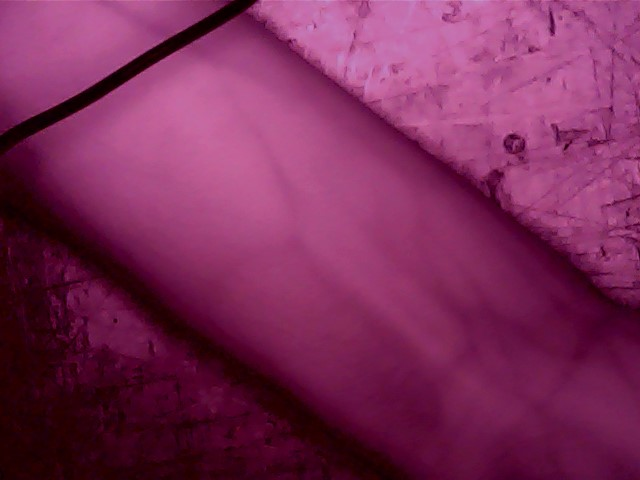
#> input picture eugeneVein.jpg, 640 x 480 px, found by its file name
$ python EdgeDetector.py
#> lines starting #> are read from the running program, lines starting #| are printed output that depends on the picture; after the words box and inside, x2 and y2 are one past the last pixel; in counts of white or black regions, pixels touching at a corner belong together
# -*- coding: utf-8 -*-
"""
Spyder Editor

This is a temporary script file.
"""

import cv2
import numpy as np

img = cv2.imread('eugeneVein.JPG')
#> img is the input picture: shape (480, 640, 3); mean B, G, R 87.5, 42.4, 123.3
gray = cv2.cvtColor(img,cv2.COLOR_BGR2GRAY)
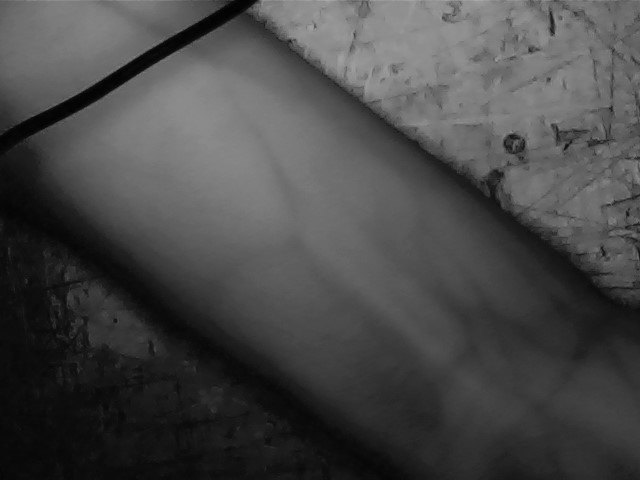
#> gray: shape (480, 640); min 1, max 170, mean 71.8

cv2.startWindowThread()
edges = cv2.Canny(gray,8,20,apertureSize = 3)
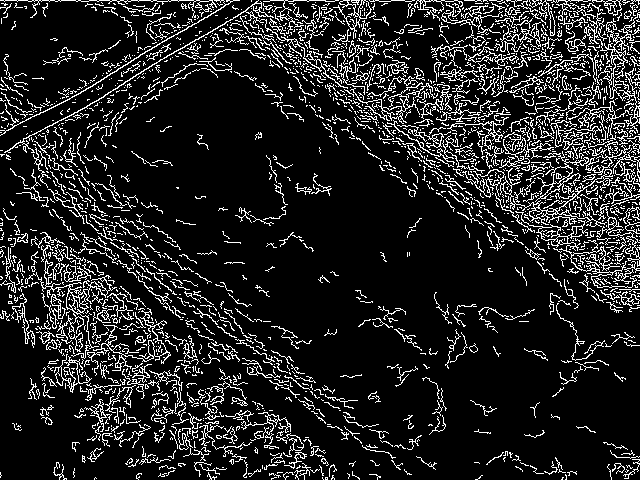
#> edges: shape (480, 640); 13.6% white in thin lines or dots
cv2.imshow('edges',edges)
cv2.waitKey(0)

minLineLength = 30
maxLineGap = 10
lines = cv2.HoughLinesP(edges,1,np.pi/180,100,minLineLength,maxLineGap)
#> lines = 20 rows, first 6: [391, 0, 404, 0], [270, 0, 283, 0], [179, 0, 193, 0], [309, 0, 325, 0], [379, 1, 390, 1], [293, 0, 306, 0]
for x1,y1,x2,y2 in lines[0]:
    cv2.line(img,(x1,y1),(x2,y2),(0,255,0),2)
#> this loop made 1 pass
#> img: shape (480, 640, 3); 0.01% of pixels changed, all inside (x1, y1, x2, y2) = (390, 0, 406, 2)

cv2.imshow('hough',img)
cv2.waitKey(0)

$ run again, with myVein.JPG copied over eugeneVein.jpg
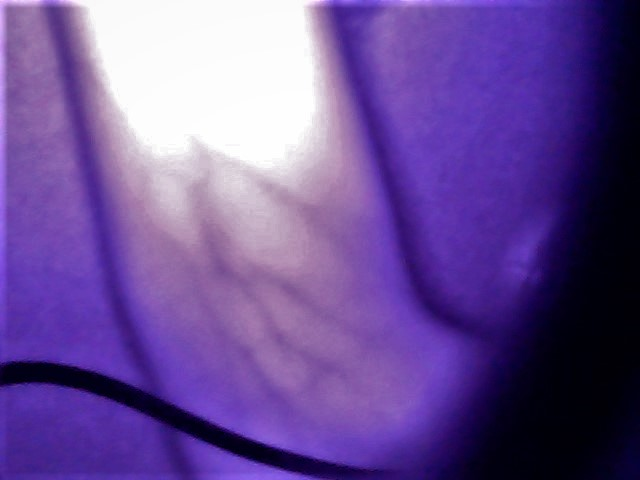
#> input picture myVein.JPG, 640 x 480 px, found by its file name
#> img is the input picture: shape (480, 640, 3); mean B, G, R 151.1, 79.8, 107.6
#> `gray = cv2.cvtColor(img,cv2.COLOR_BGR2GRAY)`:
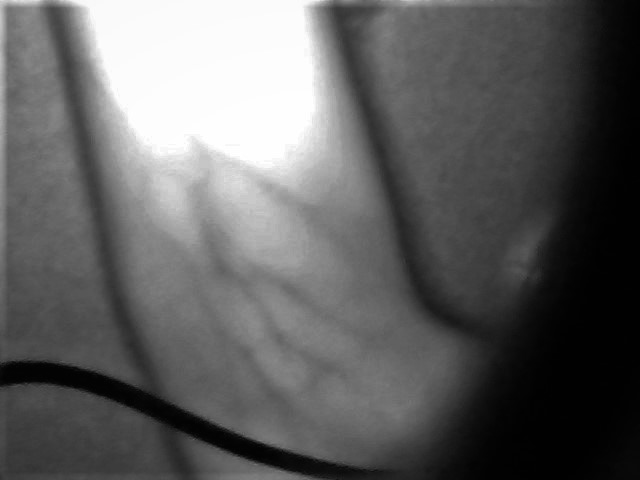
#> gray: shape (480, 640); min 1, max 255, mean 96.2
#> `edges = cv2.Canny(gray,8,20,apertureSize = 3)`:
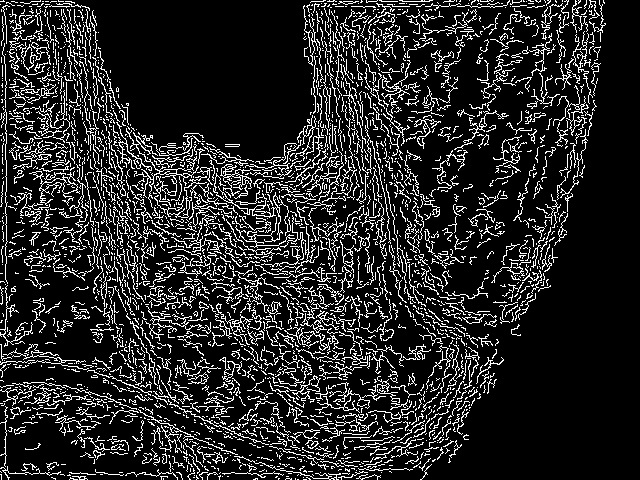
#> edges: shape (480, 640); 15.2% white in thin lines or dots
#> lines = 18 rows, first 6: [392, 6, 409, 6], [6, 240, 6, 225], [5, 159, 5, 144], [383, 52, 394, 41], [381, 1, 397, 1], [351, 6, 362, 6]
#> the loop `for x1,y1,x2,y2 in lines[0]:` made 1 pass

$ run again, with stereoVeinL.JPG copied over eugeneVein.jpg
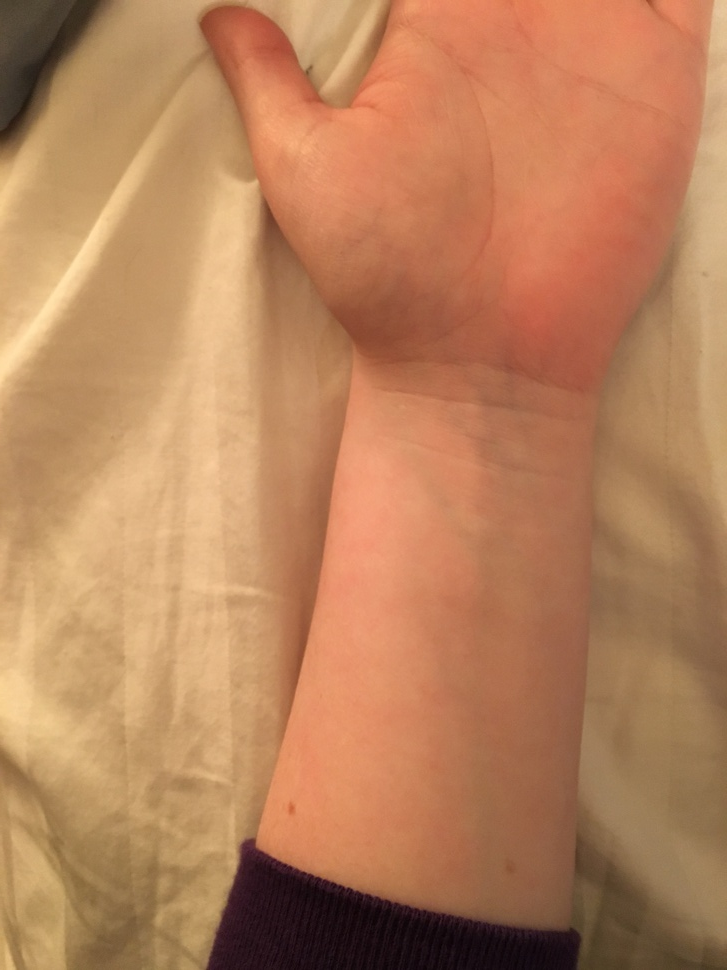
#> input picture stereoVeinL.JPG, 727 x 970 px, shrunk from 3024 x 4032 before the run, found by its file name
#> img is the input picture: shape (970, 727, 3); mean B, G, R 91.8, 130.1, 183.9
#> `gray = cv2.cvtColor(img,cv2.COLOR_BGR2GRAY)`:
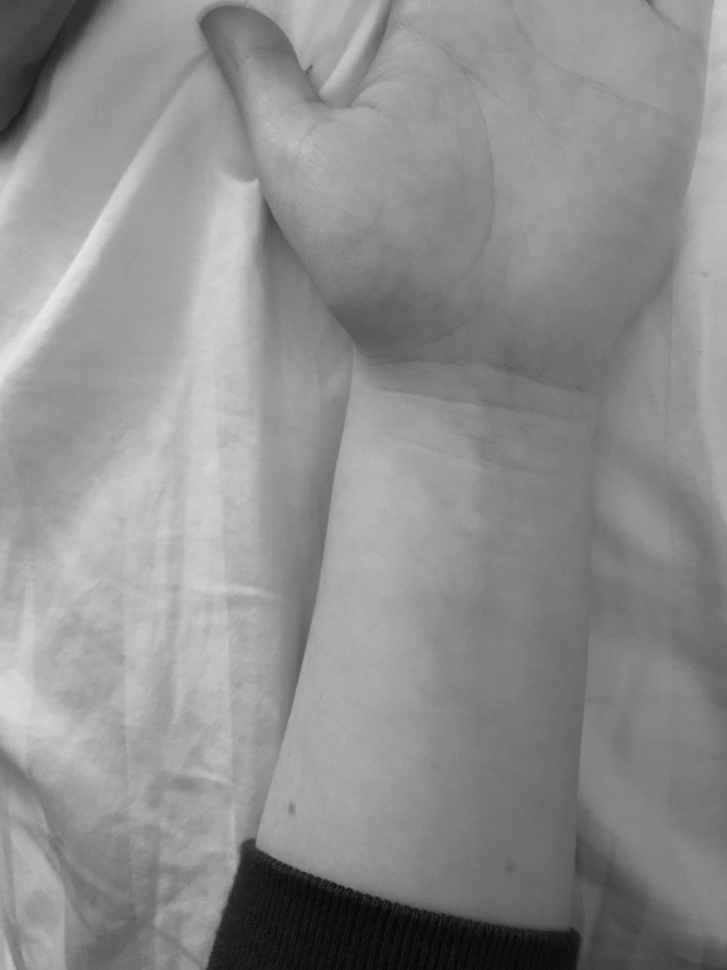
#> gray: shape (970, 727); min 3, max 229, mean 141.8
#> `edges = cv2.Canny(gray,8,20,apertureSize = 3)`:
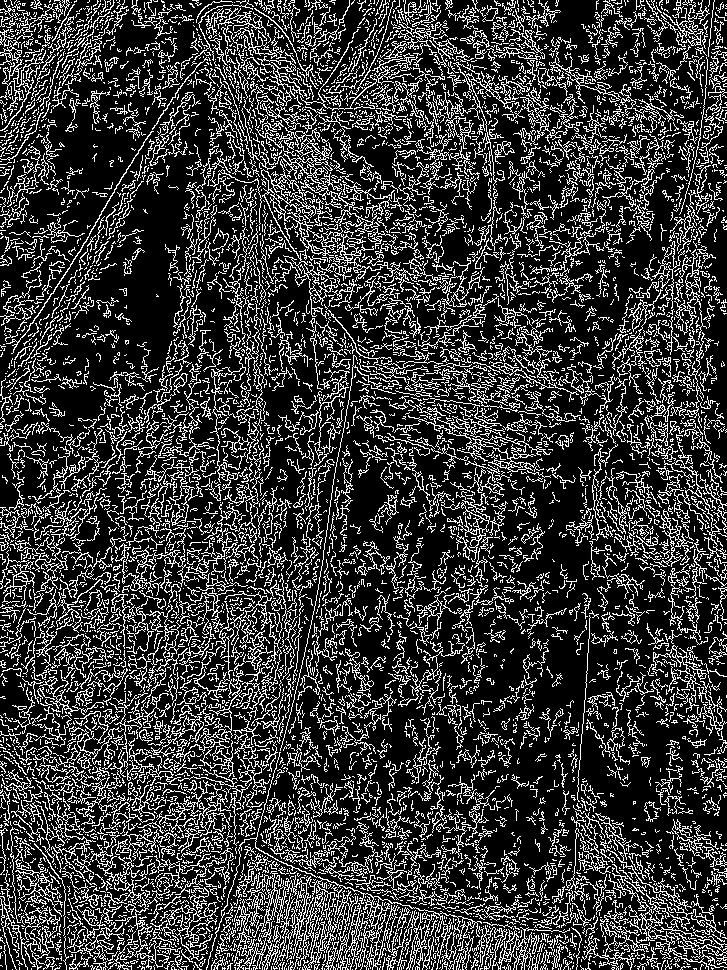
#> edges: shape (970, 727); 22.3% white in thin lines or dots
#> lines = 23 rows, first 6: [463, 538, 468, 549], [228, 641, 228, 663], [165, 516, 166, 505], [230, 703, 241, 691], [696, 484, 696, 472], [212, 947, 215, 937]
#> the loop `for x1,y1,x2,y2 in lines[0]:` made 1 pass

$ run again, with stereoVeinR.JPG copied over eugeneVein.jpg
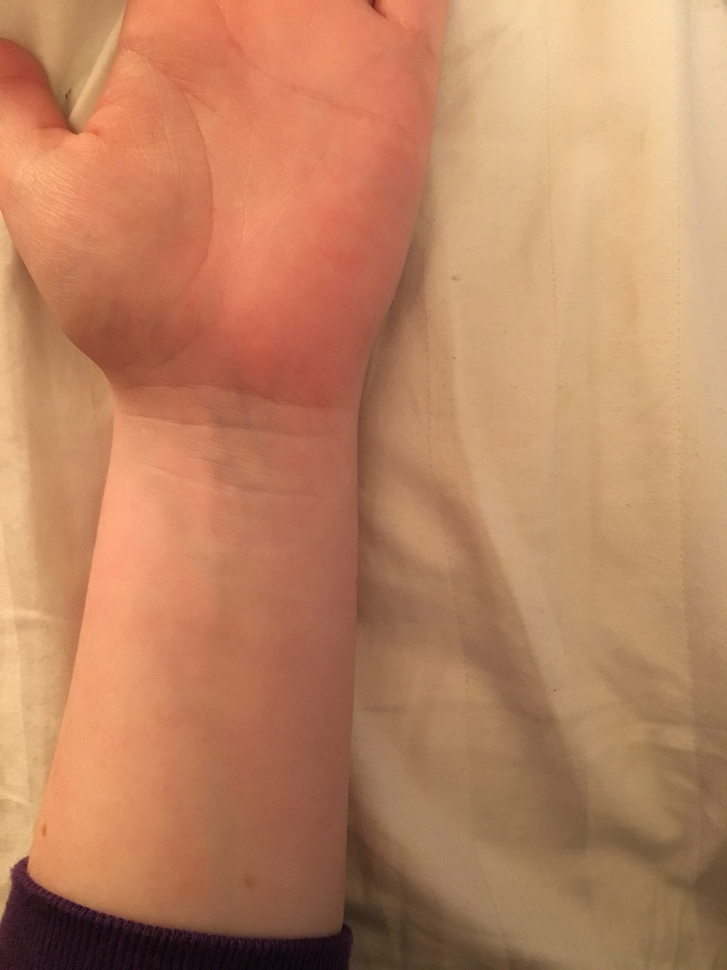
#> input picture stereoVeinR.JPG, 727 x 970 px, shrunk from 3024 x 4032 before the run, found by its file name
#> img is the input picture: shape (970, 727, 3); mean B, G, R 97.3, 131.7, 186.9
#> `gray = cv2.cvtColor(img,cv2.COLOR_BGR2GRAY)`:
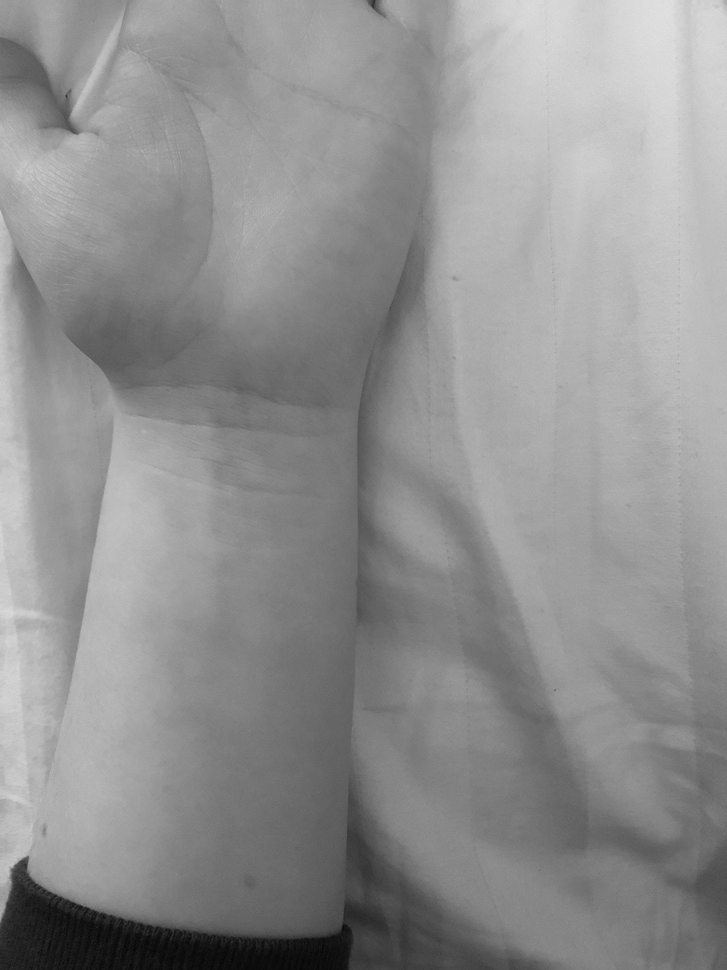
#> gray: shape (970, 727); min 5, max 224, mean 144.3
#> `edges = cv2.Canny(gray,8,20,apertureSize = 3)`:
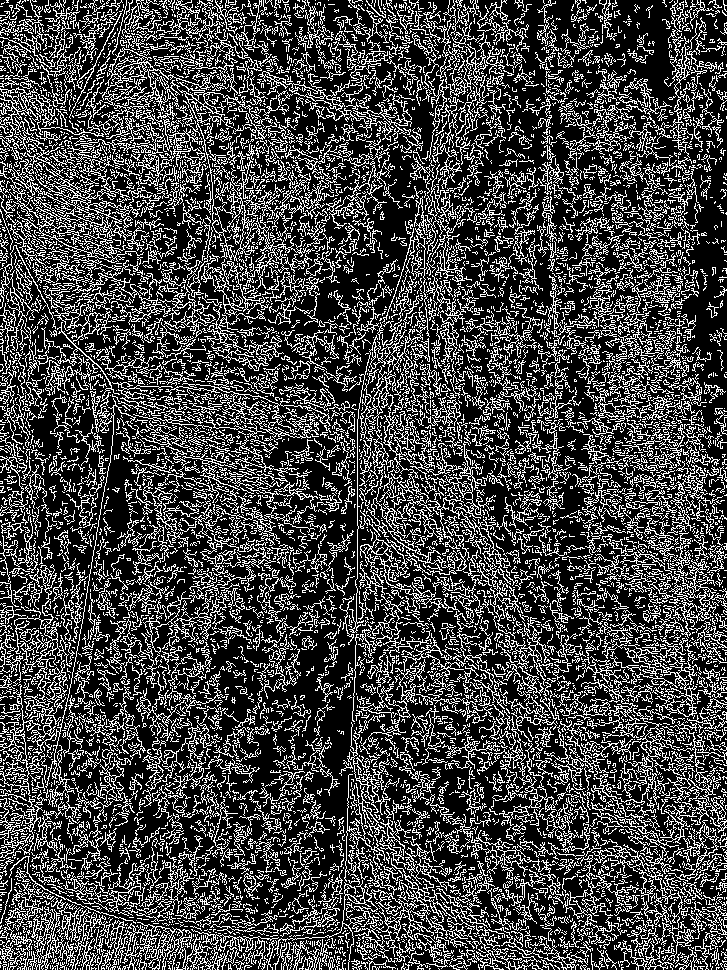
#> edges: shape (970, 727); 26.9% white in thin lines or dots
#> lines = 24 rows, first 6: [11, 890, 11, 878], [66, 337, 77, 348], [469, 776, 469, 787], [386, 315, 390, 304], [61, 330, 86, 356], [58, 375, 58, 385]
#> the loop `for x1,y1,x2,y2 in lines[0]:` made 1 pass
